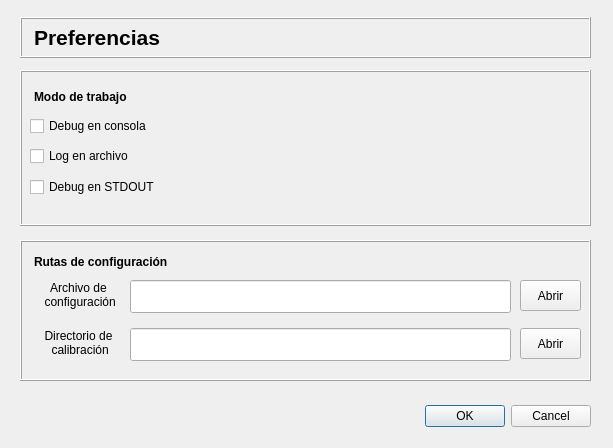
<?xml version="1.0" encoding="UTF-8"?>
<ui version="4.0">
 <class>SetPreferences</class>
 <widget class="QDialog" name="SetPreferences">
  <property name="geometry">
   <rect>
    <x>0</x>
    <y>0</y>
    <width>613</width>
    <height>448</height>
   </rect>
  </property>
  <property name="windowTitle">
   <string>Preferencias</string>
  </property>
  <widget class="QDialogButtonBox" name="buttonBox">
   <property name="geometry">
    <rect>
     <x>250</x>
     <y>400</y>
     <width>341</width>
     <height>32</height>
    </rect>
   </property>
   <property name="orientation">
    <enum>Qt::Horizontal</enum>
   </property>
   <property name="standardButtons">
    <set>QDialogButtonBox::Cancel|QDialogButtonBox::Ok</set>
   </property>
  </widget>
  <widget class="QFrame" name="frame_debug">
   <property name="geometry">
    <rect>
     <x>20</x>
     <y>70</y>
     <width>571</width>
     <height>156</height>
    </rect>
   </property>
   <property name="frameShape">
    <enum>QFrame::Box</enum>
   </property>
   <property name="frameShadow">
    <enum>QFrame::Raised</enum>
   </property>
   <widget class="QCheckBox" name="checkBox_Debug">
    <property name="geometry">
     <rect>
      <x>10</x>
      <y>43</y>
      <width>521</width>
      <height>26</height>
     </rect>
    </property>
    <property name="text">
     <string>Debug en consola</string>
    </property>
   </widget>
   <widget class="QLabel" name="label">
    <property name="geometry">
     <rect>
      <x>14</x>
      <y>11</y>
      <width>541</width>
      <height>31</height>
     </rect>
    </property>
    <property name="font">
     <font>
      <weight>75</weight>
      <bold>true</bold>
     </font>
    </property>
    <property name="text">
     <string>Modo de trabajo</string>
    </property>
   </widget>
   <widget class="QCheckBox" name="checkBox_Log">
    <property name="geometry">
     <rect>
      <x>10</x>
      <y>73</y>
      <width>521</width>
      <height>26</height>
     </rect>
    </property>
    <property name="text">
     <string>Log en archivo</string>
    </property>
   </widget>
   <widget class="QCheckBox" name="checkBox_StdOut">
    <property name="geometry">
     <rect>
      <x>10</x>
      <y>104</y>
      <width>521</width>
      <height>26</height>
     </rect>
    </property>
    <property name="text">
     <string>Debug en STDOUT</string>
    </property>
   </widget>
  </widget>
  <widget class="QFrame" name="frame_config_file">
   <property name="geometry">
    <rect>
     <x>20</x>
     <y>240</y>
     <width>571</width>
     <height>141</height>
    </rect>
   </property>
   <property name="frameShape">
    <enum>QFrame::Box</enum>
   </property>
   <property name="frameShadow">
    <enum>QFrame::Raised</enum>
   </property>
   <widget class="QLabel" name="label_2">
    <property name="geometry">
     <rect>
      <x>14</x>
      <y>11</y>
      <width>541</width>
      <height>21</height>
     </rect>
    </property>
    <property name="font">
     <font>
      <weight>75</weight>
      <bold>true</bold>
     </font>
    </property>
    <property name="text">
     <string>Rutas de configuración</string>
    </property>
   </widget>
   <widget class="QLineEdit" name="lineEdit_config_file">
    <property name="geometry">
     <rect>
      <x>110</x>
      <y>40</y>
      <width>381</width>
      <height>33</height>
     </rect>
    </property>
   </widget>
   <widget class="QPushButton" name="pushButton_open_config_file">
    <property name="geometry">
     <rect>
      <x>500</x>
      <y>40</y>
      <width>61</width>
      <height>31</height>
     </rect>
    </property>
    <property name="text">
     <string>Abrir</string>
    </property>
   </widget>
   <widget class="QLabel" name="label_3">
    <property name="geometry">
     <rect>
      <x>8</x>
      <y>34</y>
      <width>101</width>
      <height>41</height>
     </rect>
    </property>
    <property name="sizePolicy">
     <sizepolicy hsizetype="Preferred" vsizetype="Preferred">
      <horstretch>0</horstretch>
      <verstretch>0</verstretch>
     </sizepolicy>
    </property>
    <property name="layoutDirection">
     <enum>Qt::RightToLeft</enum>
    </property>
    <property name="text">
     <string>Archivo de
 configuración</string>
    </property>
    <property name="alignment">
     <set>Qt::AlignCenter</set>
    </property>
   </widget>
   <widget class="QLabel" name="label_4">
    <property name="geometry">
     <rect>
      <x>8</x>
      <y>82</y>
      <width>101</width>
      <height>41</height>
     </rect>
    </property>
    <property name="sizePolicy">
     <sizepolicy hsizetype="Preferred" vsizetype="Preferred">
      <horstretch>0</horstretch>
      <verstretch>0</verstretch>
     </sizepolicy>
    </property>
    <property name="layoutDirection">
     <enum>Qt::RightToLeft</enum>
    </property>
    <property name="text">
     <string>Directorio de
 calibración</string>
    </property>
    <property name="alignment">
     <set>Qt::AlignCenter</set>
    </property>
   </widget>
   <widget class="QPushButton" name="pushButton_open_config_calib">
    <property name="geometry">
     <rect>
      <x>500</x>
      <y>88</y>
      <width>61</width>
      <height>31</height>
     </rect>
    </property>
    <property name="text">
     <string>Abrir</string>
    </property>
   </widget>
   <widget class="QLineEdit" name="lineEdit_config_calib">
    <property name="geometry">
     <rect>
      <x>110</x>
      <y>88</y>
      <width>381</width>
      <height>33</height>
     </rect>
    </property>
   </widget>
  </widget>
  <widget class="QFrame" name="frame_preferencias_path">
   <property name="geometry">
    <rect>
     <x>20</x>
     <y>17</y>
     <width>571</width>
     <height>41</height>
    </rect>
   </property>
   <property name="frameShape">
    <enum>QFrame::Box</enum>
   </property>
   <property name="frameShadow">
    <enum>QFrame::Raised</enum>
   </property>
   <widget class="QLabel" name="label_5">
    <property name="geometry">
     <rect>
      <x>14</x>
      <y>5</y>
      <width>541</width>
      <height>31</height>
     </rect>
    </property>
    <property name="font">
     <font>
      <pointsize>16</pointsize>
      <weight>75</weight>
      <bold>true</bold>
     </font>
    </property>
    <property name="text">
     <string>Preferencias</string>
    </property>
   </widget>
  </widget>
 </widget>
 <resources/>
 <connections>
  <connection>
   <sender>buttonBox</sender>
   <signal>accepted()</signal>
   <receiver>SetPreferences</receiver>
   <slot>accept()</slot>
   <hints>
    <hint type="sourcelabel">
     <x>248</x>
     <y>254</y>
    </hint>
    <hint type="destinationlabel">
     <x>157</x>
     <y>274</y>
    </hint>
   </hints>
  </connection>
  <connection>
   <sender>buttonBox</sender>
   <signal>rejected()</signal>
   <receiver>SetPreferences</receiver>
   <slot>reject()</slot>
   <hints>
    <hint type="sourcelabel">
     <x>316</x>
     <y>260</y>
    </hint>
    <hint type="destinationlabel">
     <x>286</x>
     <y>274</y>
    </hint>
   </hints>
  </connection>
 </connections>
</ui>
